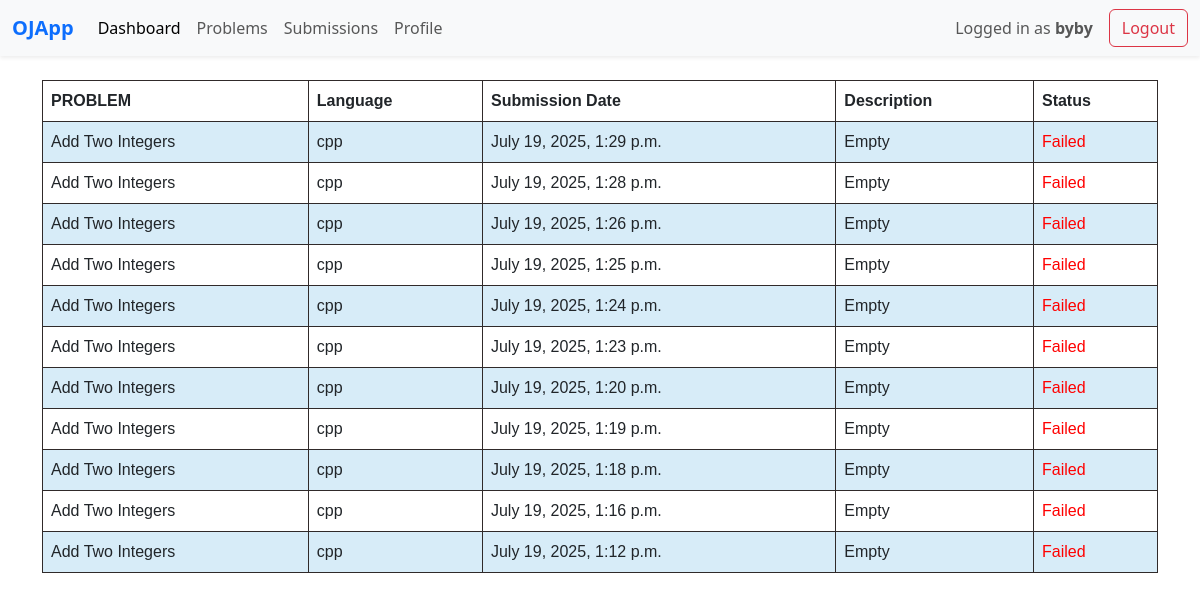
The app's page /ojapp/submissions (signed in), older data.
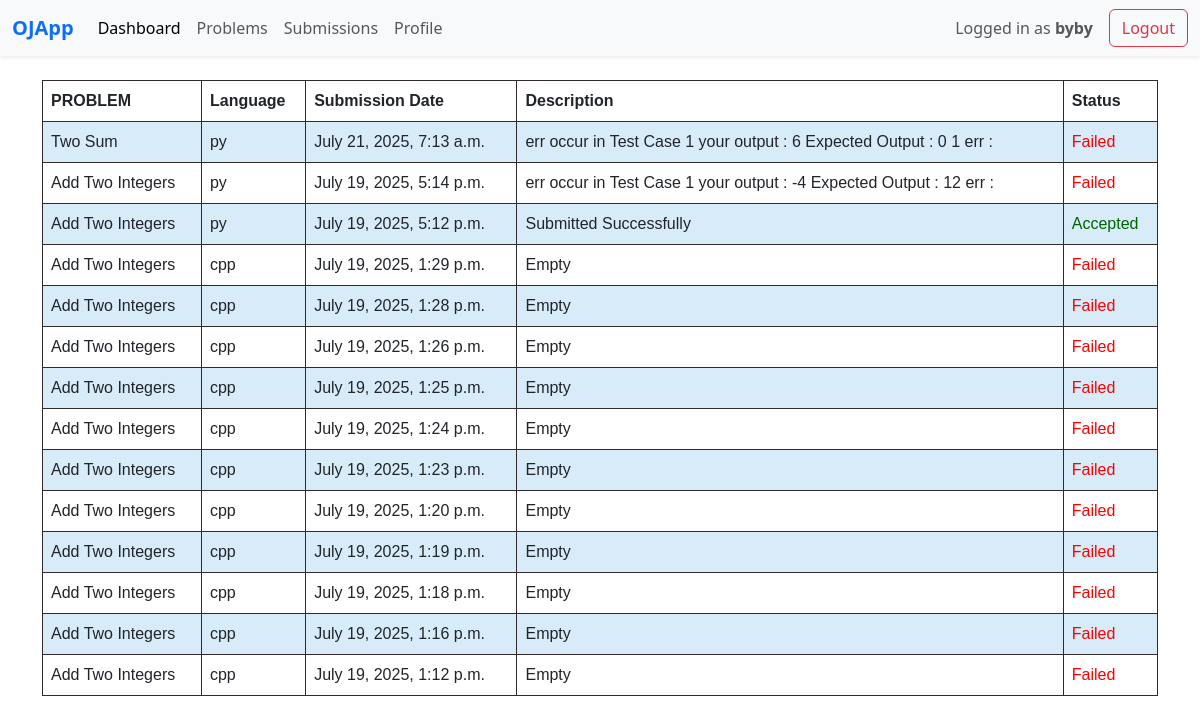
The same page, newer data.
### accounts/models.py (models this page shows)
class User(AbstractUser):
    pass

### compiler/models.py (models this page shows, shortened)
class Compilers(models.Model):
    problem = models.ForeignKey(Problems, on_delete=models.CASCADE)
    user = models.ForeignKey(User , on_delete=models.CASCADE)
    lang = models.CharField(max_length=50)
    uuid = models.UUIDField(default=uuid.uuid4 , editable=False, unique=True)
    sub_time = models.DateTimeField(auto_now_add=True)
    message = models.TextField(default="Empty")
    status = models.BooleanField()

### ojapp/models.py (models this page shows, shortened)
class Problems(models.Model):
    id = models.AutoField(primary_key=True)
    name = models.CharField(max_length=80)
    description = models.TextField()
    examples = models.TextField()

### ojapp/views.py (the view)
# urls.py: path('submissions', views.submissions, name="submissions"),
@login_required
def submissions(request):
    data = list(Compilers.objects.filter(user =  request.user).values())
    data.reverse()
    for x in data:
        x["problem_id"] = Problems.objects.get(id= x["problem_id"]).name
    return render(request, "ojapp/submissions.html" , {"data":data})

### ojapp/templates/ojapp/submissions.html (shortened to what this page needs)
{% extends "ojapp/base.html" %}
{% block content %}
<div class="wait">
<table border="1">
    <tr>
        <th>PROBLEM</th>
        <th>Language</th>
        <th>Submission Date</th>
        <th>Description</th>
        <th>Status</th>
    </tr>
    {% for x in data %}
    <tr>
        <td>{{ x.problem_id }}</td>
        <td>{{ x.lang }}</td>
        <td>{{ x.sub_time }}</td>
        <td>{{ x.message }}</td>
        {% if x.status %}
            <td style="color: darkgreen;">Accepted</td>
        {% else %}
            <td style="color: red;">Failed</td>
        {% endif %}
    </tr>
    {% endfor %}
</table>
</div>
{% endblock content %}

### ojapp/templates/ojapp/base.html (shortened to what this page needs)
<!DOCTYPE html>
<html lang="en">
<head>
    <link href="https://cdn.jsdelivr.net/npm/bootstrap@5.3.0/dist/css/bootstrap.min.css" rel="stylesheet">
</head>
<body>
    {% include "./navbar.html" %}
    <div class="container mt-4">
        {% block content %}
        {% endblock %}
    </div>
</body>
</html>

### ojapp/templates/ojapp/navbar.html (shortened to what this page needs)
<nav class="navbar navbar-expand-lg navbar-light bg-light shadow-sm">
  <div class="container-fluid">
    <a class="navbar-brand fw-bold text-primary" href="/">OJApp</a>
    <div class="collapse navbar-collapse" id="navbarNavDropdown">
      <ul class="navbar-nav me-auto mb-2 mb-lg-0">
        <li class="nav-item">
          <a class="nav-link active" aria-current="page" href="/ojapp/dashboard">Dashboard</a>
        </li>
        <li class="nav-item">
          <a class="nav-link" href="/ojapp/problemlist">Problems</a>
        </li>
        <li class="nav-item">
          <a class="nav-link" href="/ojapp/submissions">Submissions</a>
        </li>
        <li class="nav-item">
          <a class="nav-link" href="/accounts/profile">Profile</a>
        </li>
      </ul>
    </div>
    {% if user.username %}
      <div class="d-flex align-items-center ms-auto">
      <span class="navbar-text me-3">
        Logged in as <strong>{{ user.username }}</strong>
      </span>
      <a class="btn btn-outline-danger" href="{% url 'logout_view' %}">Logout</a>
    </div>
    {% endif %}
  </div>
</nav>

### ojapp/templates/ojapp/submissions.html (style rules this page uses)
table { font-family: arial, sans-serif; border-collapse: collapse; width: 100%; }
td, th { border: 1px solid #302a2aff; text-align: left; padding: 8px; }
tr:nth-child(even) { background-color: #d7ecf8ff; }

Row changes from the older to the newer data that the page shows:
added Compilers: problem_id "Two Sum", lang "py", sub_time "July 21, 2025, 7:13 a.m.", message "err occur in Test Case 1 your output : 6 Expected Output : 0 1 err :", status "Failed"
added Compilers: problem_id "Add Two Integers", lang "py", sub_time "July 19, 2025, 5:14 p.m.", message "err occur in Test Case 1 your output : -4 Expected Output : 12 err :", status "Failed"
added Compilers: problem_id "Add Two Integers", lang "py", sub_time "July 19, 2025, 5:12 p.m.", message "Submitted Successfully", status "Accepted"
